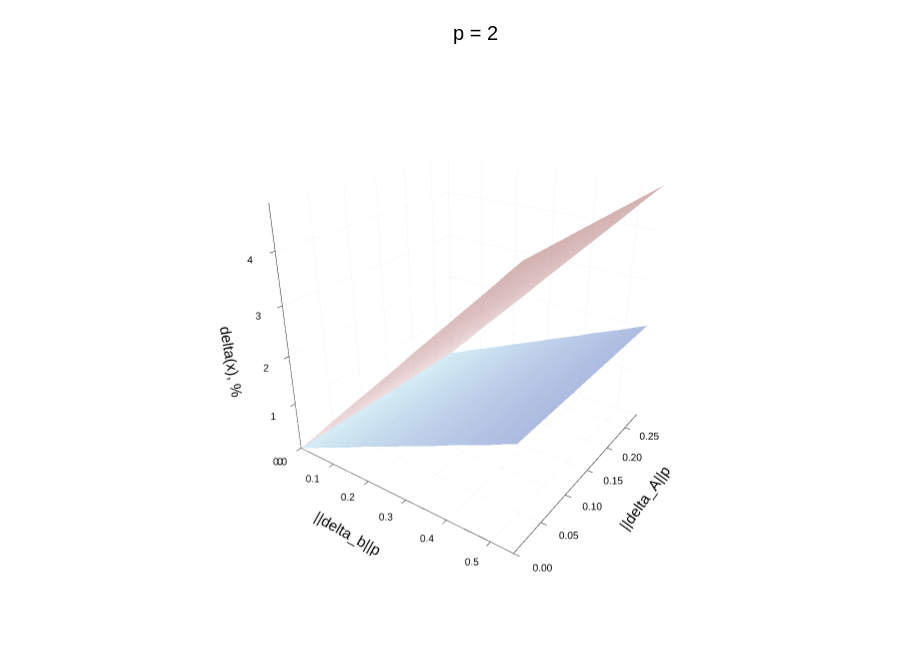
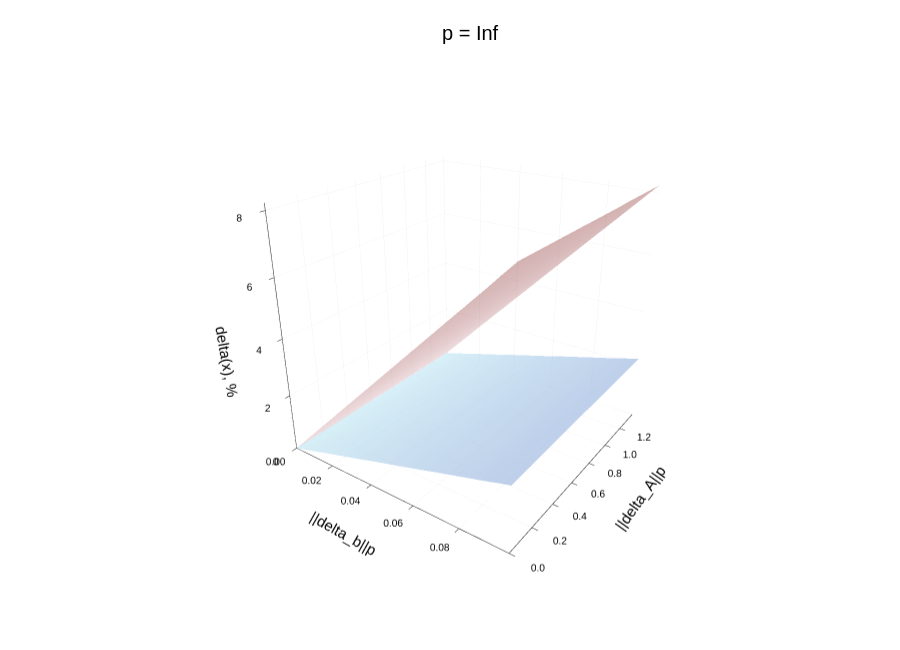

These figures' notebook cell, in order:
### Code cell
# СОЗДАНИЕ ДАННЫХ ДЛЯ ГРАФИКА
function buildSurfaces(A, b, delta_A, delta_b, p)
    x = solveSystem(A, b)
    nu = condNumber(A, p)
    
    # Изменение возмущений от 0 до полного значения
    scale = collect(0.00:0.05:1.00)
    count = length(scale)

    xAxis = zeros(count)
    yAxis = zeros(count)

    directSurf = zeros(count, count)
    estimateSurf = zeros(count, count)
    # Значения для оси X
    for j in eachindex(scale)
        cur_b = scale[j] * delta_b
        xAxis[j] = norm(cur_b, p)
    end
    # Значения для оси Y
    for i in eachindex(scale)
        cur_A = scale[i] * delta_A
        yAxis[i] = opnorm(cur_A, p)
    end
    # Вычисление значений двух поверхностей
    for i in eachindex(scale)
        cur_A = scale[i] * delta_A
        for j in eachindex(scale)
            cur_b = scale[j] * delta_b
            xNew = solveSystem(A + cur_A,b + cur_b)
            delta_x = xNew - x
            directSurf[i, j] = round((norm(delta_x, p) / norm(x, p)) * 100.00, digits = 2)
            estimateSurf[i, j] = round(nu * (norm(cur_b, p) / norm(b, p) + opnorm(cur_A, p) / opnorm(A, p)) * 100.00, digits = 2)
        end
    end

    return (xAxis, yAxis, directSurf, estimateSurf)
end

# ПОСТРОЕНИЕ ГРАФИКА
function makeGraph(A, b, delta_A, delta_b, p)
    xAxis, yAxis, directSurf, estimateSurf = buildSurfaces(A, b, delta_A, delta_b, p)

    if p == Inf
        pName = "Inf"
    else
        pName = "2"
    end

    graph = surface(
        xAxis, 
        yAxis, 
        directSurf,
        xlabel = "||delta_b||p",
        ylabel = "||delta_A||p",
        zlabel = "delta(x), %",
        title = "p = " * pName,
        label = "Прямой расчет",
        c = :blues,
        seriesalpha = 0.75,
        colorbar = false,
        camera = (35, 25),
        size = (900, 650)
    )

    surface!(
        graph,
        xAxis,
        yAxis,
        estimateSurf,
        label = "Оценка",
        c = :reds,
        seriesalpha = 0.55,
        colorbar = false
    )

    return graph
end

# ГРАФИК ДЛЯ p = 2
graph2 = makeGraph(A, b, delta_A, delta_b, 2)

# ГРАФИК ДЛЯ p = Inf
graphInf = makeGraph(A, b, delta_A, delta_b, Inf)

# ВЫВОД ГРАФИКОВ
display(graph2)
display(graphInf)

### Figure 1 — Plotly figure (JSON) as saved in the notebook; plotly's stock layout.template omitted (floating-point values rounded to 4 significant figures; data arrays with more than 128 entries replaced by an {"elided": "..."} marker saying what was removed)
{"data": [{"colorbar": {"len": 0.9174, "title": "", "x": 0.9956, "y": 0.5053}, "colorscale": [[0, "rgba(173, 216, 230, 0.750)"], [1, "rgba(0, 0, 139, 0.750)"]], "name": "Прямой расчет", "opacity": 0.75, "scene": "scene", "showlegend": false, "showscale": false, "type": "surface", "x": [0, 0.02746, 0.05492, 0.08238, 0.1098, 0.1373, 0.1648, 0.1922, 0.2197, 0.2471, 0.2746, 0.302, 0.3295, 0.357, 0.3844, 0.4119, 0.4393, 0.4668, 0.4943, 0.5217, 0.5492], "xaxis": "x", "y": [0, 0.01425, 0.0285, 0.04275, 0.057, 0.07125, 0.0855, 0.09976, 0.114, 0.1283, 0.1425, 0.1568, 0.171, 0.1853, 0.1995, 0.2138, 0.228, 0.2423, 0.2565, 0.2708, 0.285], "yaxis": "y", "z": {"elided": "21x21 float values"}, "zaxis": "z", "zmax": 4.83, "zmin": 0}, {"colorbar": {"len": 0.9174, "title": "", "x": 0.9956, "y": 0.5053}, "colorscale": [[0, "rgba(255, 182, 193, 0.550)"], [1, "rgba(139, 0, 0, 0.550)"]], "name": "Оценка", "opacity": 0.55, "scene": "scene", "showlegend": false, "showscale": false, "type": "surface", "x": [0, 0.02746, 0.05492, 0.08238, 0.1098, 0.1373, 0.1648, 0.1922, 0.2197, 0.2471, 0.2746, 0.302, 0.3295, 0.357, 0.3844, 0.4119, 0.4393, 0.4668, 0.4943, 0.5217, 0.5492], "xaxis": "x", "y": [0, 0.01425, 0.0285, 0.04275, 0.057, 0.07125, 0.0855, 0.09976, 0.114, 0.1283, 0.1425, 0.1568, 0.171, 0.1853, 0.1995, 0.2138, 0.228, 0.2423, 0.2565, 0.2708, 0.285], "yaxis": "y", "z": {"elided": "21x21 float values"}, "zaxis": "z", "zmax": 4.83, "zmin": 0}], "layout": {"annotations": [{"font": {"color": "rgba(0, 0, 0, 1.000)", "family": "sans-serif", "size": 20}, "rotation": 0, "showarrow": false, "text": "p = 2", "x": 0.5282, "xanchor": "center", "xref": "paper", "y": 1, "yanchor": "top", "yref": "paper"}], "height": 650, "legend": {"bgcolor": "rgba(255, 255, 255, 1.000)", "bordercolor": "rgba(0, 0, 0, 1.000)", "borderwidth": 1, "font": {"color": "rgba(0, 0, 0, 1.000)", "family": "sans-serif", "size": 11}, "title": {"font": {"color": "rgba(0, 0, 0, 1.000)", "family": "sans-serif", "size": 15}, "text": ""}, "tracegroupgap": 0, "traceorder": "normal", "x": 1, "xanchor": "auto", "y": 1, "yanchor": "auto"}, "margin": {"b": 20, "l": 0, "r": 0, "t": 20}, "paper_bgcolor": "rgba(255, 255, 255, 1.000)", "plot_bgcolor": "rgba(255, 255, 255, 1.000)", "scene": {"aspectmode": "cube", "camera": {"eye": {"x": 1.352, "y": -1.93, "z": 1.099}, "projection": "orthographic"}, "domain": {"x": [0.06086, 0.9956], "y": [0.04666, 0.964]}, "xaxis": {"gridcolor": "rgba(0, 0, 0, 0.100)", "gridwidth": 0.5, "linecolor": "rgba(0, 0, 0, 1.000)", "mirror": false, "range": [0, 0.5492], "showgrid": true, "showline": true, "showticklabels": true, "tickangle": 0, "tickcolor": "rgb(0, 0, 0)", "tickfont": {"color": "rgba(0, 0, 0, 1.000)", "family": "sans-serif", "size": 11}, "tickmode": "array", "ticks": "inside", "ticktext": ["0.0", "0.1", "0.2", "0.3", "0.4", "0.5"], "tickvals": [0, 0.1, 0.2, 0.3, 0.4, 0.5], "title": "||delta_b||p", "titlefont": {"color": "rgba(0, 0, 0, 1.000)", "family": "sans-serif", "size": 15}, "type": "-", "visible": true, "zeroline": false, "zerolinecolor": "rgba(0, 0, 0, 1.000)"}, "yaxis": {"gridcolor": "rgba(0, 0, 0, 0.100)", "gridwidth": 0.5, "linecolor": "rgba(0, 0, 0, 1.000)", "mirror": false, "range": [0, 0.285], "showgrid": true, "showline": true, "showticklabels": true, "tickangle": 0, "tickcolor": "rgb(0, 0, 0)", "tickfont": {"color": "rgba(0, 0, 0, 1.000)", "family": "sans-serif", "size": 11}, "tickmode": "array", "ticks": "inside", "ticktext": ["0.00", "0.05", "0.10", "0.15", "0.20", "0.25"], "tickvals": [0, 0.05, 0.1, 0.15, 0.2, 0.25], "title": "||delta_A||p", "titlefont": {"color": "rgba(0, 0, 0, 1.000)", "family": "sans-serif", "size": 15}, "type": "-", "visible": true, "zeroline": false, "zerolinecolor": "rgba(0, 0, 0, 1.000)"}, "zaxis": {"gridcolor": "rgba(0, 0, 0, 0.100)", "gridwidth": 0.5, "linecolor": "rgba(0, 0, 0, 1.000)", "mirror": false, "range": [0, 4.83], "showgrid": true, "showline": true, "showticklabels": true, "tickangle": 0, "tickcolor": "rgb(0, 0, 0)", "tickfont": {"color": "rgba(0, 0, 0, 1.000)", "family": "sans-serif", "size": 11}, "tickmode": "array", "ticks": "inside", "ticktext": ["0", "1", "2", "3", "4"], "tickvals": [0, 1, 2, 3, 4], "title": "delta(x), %", "titlefont": {"color": "rgba(0, 0, 0, 1.000)", "family": "sans-serif", "size": 15}, "type": "-", "visible": true, "zeroline": false, "zerolinecolor": "rgba(0, 0, 0, 1.000)"}}, "showlegend": true, "width": 900}}

### Figure 2 — Plotly figure (JSON) as saved in the notebook; plotly's stock layout.template omitted (floating-point values rounded to 4 significant figures; data arrays with more than 128 entries replaced by an {"elided": "..."} marker saying what was removed)
{"data": [{"colorbar": {"len": 0.9174, "title": "", "x": 0.9956, "y": 0.5053}, "colorscale": [[0, "rgba(173, 216, 230, 0.750)"], [1, "rgba(0, 0, 139, 0.750)"]], "name": "Прямой расчет", "opacity": 0.75, "scene": "scene", "showlegend": false, "showscale": false, "type": "surface", "x": [0, 0.005, 0.01, 0.015, 0.02, 0.025, 0.03, 0.035, 0.04, 0.045, 0.05, 0.055, 0.06, 0.065, 0.07, 0.075, 0.08, 0.085, 0.09, 0.095, 0.1], "xaxis": "x", "y": [0, 0.069, 0.138, 0.207, 0.276, 0.345, 0.414, 0.483, 0.552, 0.621, 0.69, 0.759, 0.828, 0.897, 0.966, 1.035, 1.104, 1.173, 1.242, 1.311, 1.38], "yaxis": "y", "z": {"elided": "21x21 float values"}, "zaxis": "z", "zmax": 8.22, "zmin": 0}, {"colorbar": {"len": 0.9174, "title": "", "x": 0.9956, "y": 0.5053}, "colorscale": [[0, "rgba(255, 182, 193, 0.550)"], [1, "rgba(139, 0, 0, 0.550)"]], "name": "Оценка", "opacity": 0.55, "scene": "scene", "showlegend": false, "showscale": false, "type": "surface", "x": [0, 0.005, 0.01, 0.015, 0.02, 0.025, 0.03, 0.035, 0.04, 0.045, 0.05, 0.055, 0.06, 0.065, 0.07, 0.075, 0.08, 0.085, 0.09, 0.095, 0.1], "xaxis": "x", "y": [0, 0.069, 0.138, 0.207, 0.276, 0.345, 0.414, 0.483, 0.552, 0.621, 0.69, 0.759, 0.828, 0.897, 0.966, 1.035, 1.104, 1.173, 1.242, 1.311, 1.38], "yaxis": "y", "z": {"elided": "21x21 float values"}, "zaxis": "z", "zmax": 8.22, "zmin": 0}], "layout": {"annotations": [{"font": {"color": "rgba(0, 0, 0, 1.000)", "family": "sans-serif", "size": 20}, "rotation": 0, "showarrow": false, "text": "p = Inf", "x": 0.5233, "xanchor": "center", "xref": "paper", "y": 1, "yanchor": "top", "yref": "paper"}], "height": 650, "legend": {"bgcolor": "rgba(255, 255, 255, 1.000)", "bordercolor": "rgba(0, 0, 0, 1.000)", "borderwidth": 1, "font": {"color": "rgba(0, 0, 0, 1.000)", "family": "sans-serif", "size": 11}, "title": {"font": {"color": "rgba(0, 0, 0, 1.000)", "family": "sans-serif", "size": 15}, "text": ""}, "tracegroupgap": 0, "traceorder": "normal", "x": 1, "xanchor": "auto", "y": 1, "yanchor": "auto"}, "margin": {"b": 20, "l": 0, "r": 0, "t": 20}, "paper_bgcolor": "rgba(255, 255, 255, 1.000)", "plot_bgcolor": "rgba(255, 255, 255, 1.000)", "scene": {"aspectmode": "cube", "camera": {"eye": {"x": 1.352, "y": -1.93, "z": 1.099}, "projection": "orthographic"}, "domain": {"x": [0.05098, 0.9956], "y": [0.04666, 0.964]}, "xaxis": {"gridcolor": "rgba(0, 0, 0, 0.100)", "gridwidth": 0.5, "linecolor": "rgba(0, 0, 0, 1.000)", "mirror": false, "range": [0, 0.1], "showgrid": true, "showline": true, "showticklabels": true, "tickangle": 0, "tickcolor": "rgb(0, 0, 0)", "tickfont": {"color": "rgba(0, 0, 0, 1.000)", "family": "sans-serif", "size": 11}, "tickmode": "array", "ticks": "inside", "ticktext": ["0.00", "0.02", "0.04", "0.06", "0.08"], "tickvals": [0, 0.02, 0.04, 0.06, 0.08], "title": "||delta_b||p", "titlefont": {"color": "rgba(0, 0, 0, 1.000)", "family": "sans-serif", "size": 15}, "type": "-", "visible": true, "zeroline": false, "zerolinecolor": "rgba(0, 0, 0, 1.000)"}, "yaxis": {"gridcolor": "rgba(0, 0, 0, 0.100)", "gridwidth": 0.5, "linecolor": "rgba(0, 0, 0, 1.000)", "mirror": false, "range": [0, 1.38], "showgrid": true, "showline": true, "showticklabels": true, "tickangle": 0, "tickcolor": "rgb(0, 0, 0)", "tickfont": {"color": "rgba(0, 0, 0, 1.000)", "family": "sans-serif", "size": 11}, "tickmode": "array", "ticks": "inside", "ticktext": ["0.0", "0.2", "0.4", "0.6", "0.8", "1.0", "1.2"], "tickvals": [0, 0.2, 0.4, 0.6, 0.8, 1, 1.2], "title": "||delta_A||p", "titlefont": {"color": "rgba(0, 0, 0, 1.000)", "family": "sans-serif", "size": 15}, "type": "-", "visible": true, "zeroline": false, "zerolinecolor": "rgba(0, 0, 0, 1.000)"}, "zaxis": {"gridcolor": "rgba(0, 0, 0, 0.100)", "gridwidth": 0.5, "linecolor": "rgba(0, 0, 0, 1.000)", "mirror": false, "range": [0, 8.22], "showgrid": true, "showline": true, "showticklabels": true, "tickangle": 0, "tickcolor": "rgb(0, 0, 0)", "tickfont": {"color": "rgba(0, 0, 0, 1.000)", "family": "sans-serif", "size": 11}, "tickmode": "array", "ticks": "inside", "ticktext": ["0", "2", "4", "6", "8"], "tickvals": [0, 2, 4, 6, 8], "title": "delta(x), %", "titlefont": {"color": "rgba(0, 0, 0, 1.000)", "family": "sans-serif", "size": 15}, "type": "-", "visible": true, "zeroline": false, "zerolinecolor": "rgba(0, 0, 0, 1.000)"}}, "showlegend": true, "width": 900}}
